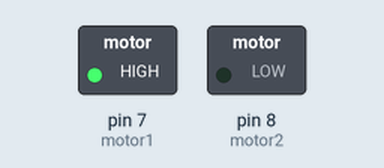
This sketch was run on a simulated Arduino Uno, built with avr-gcc and run on an emulated ATmega328P. Shown: switched loads named in the sketch (green lamp = pin HIGH).

Above: at 1.0 s.
At 3.0 s:
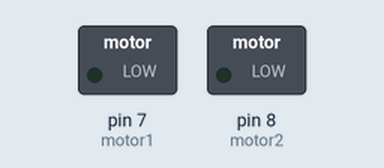
At 5.0 s:
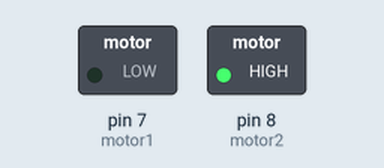
Timing chart, 0 to 7.8 s (numbered marks = the images above):
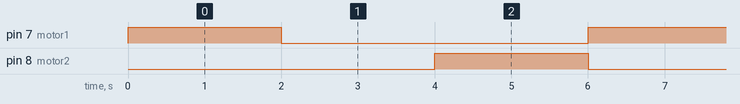

Measured:
- by itself, pin 7 (motor1), pin 8 (motor2): alternates HIGH for 2.0 s and LOW for 4.0 s
- by itself, everything shown: repeats every 6.0 s, in 3 steps

The sketch:

motor.ino
```cpp
//motor DC 5V

int velocidade=200;
int motor1= 7;
int motor2= 8;

void setup() {
  Serial.begin(9600);
  pinMode(motor1,OUTPUT);
  pinMode(motor2,OUTPUT);

}

void loop() {
  horario(velocidade);
  delay(2000);
  parar();
  delay(2000);
  antihorario(velocidade);
  delay(2000);

}

void horario(int Speed) {
  analogWrite (motor1, Speed);
  analogWrite (motor2, 0);

}
void antihorario(int Speed) {
  analogWrite (motor1, 0);
  analogWrite (motor2, Speed);

}

void parar () {
  analogWrite (motor1, 0);
  analogWrite (motor2, 0);

}
```
